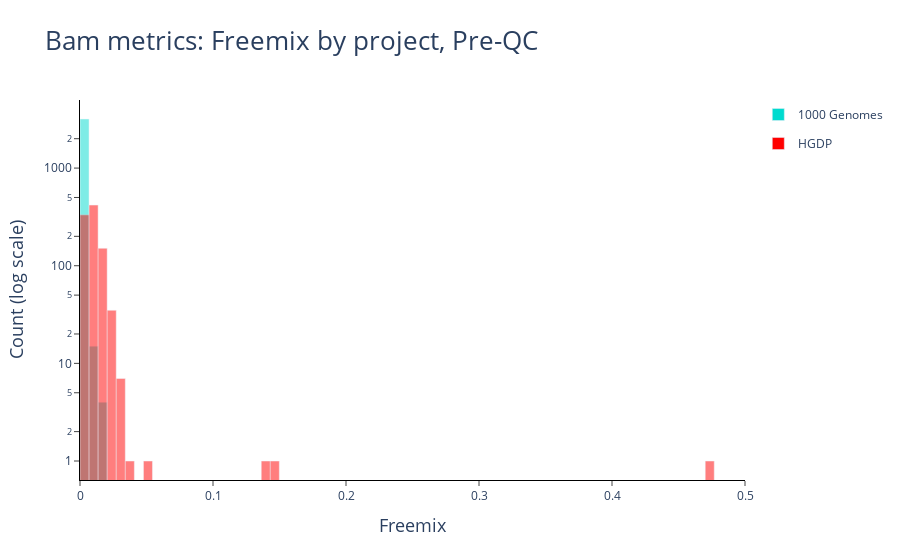
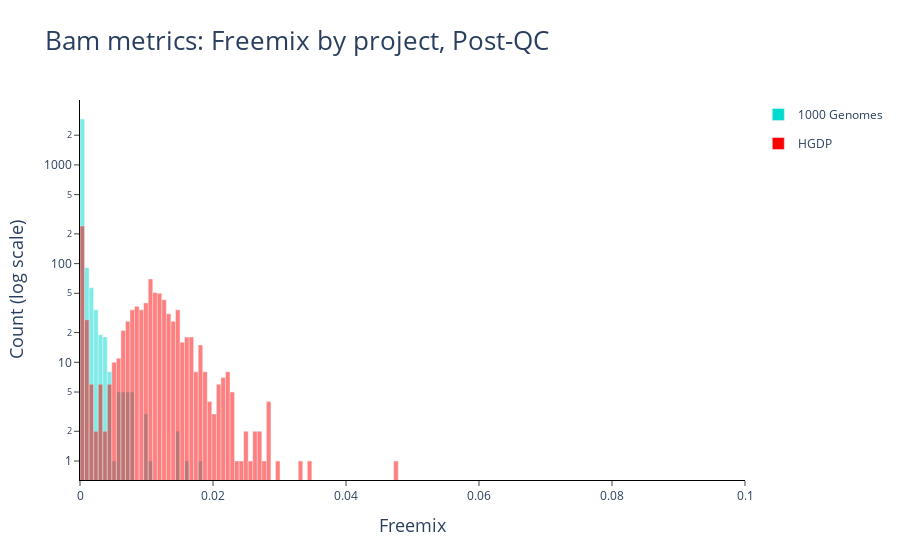

Notebook code for these charts, in order:
### Markdown cell above
Plot freemix colored by project/study

### Code cell
# Pre-QC with max xlim of 0.5
pre_freemix_proj = plot_freemix_proj(pre_qc_cols, 0.5)
pre_freemix_proj = pre_freemix_proj + hl.ggplot.ggtitle("Bam metrics: Freemix by project, Pre-QC")
pre_freemix_proj.show()

# Post-QC max xlim of 0.1 (3 samples with freemix > 0.1 are removed in the post-QC dataset)
post_freemix_proj = plot_freemix_proj(post_qc_cols, 0.1)
post_freemix_proj = post_freemix_proj + hl.ggplot.ggtitle("Bam metrics: Freemix by project, Post-QC")
post_freemix_proj.show()

### Figure 1 — Plotly figure (JSON) as saved in the notebook; plotly's stock layout.template omitted (floating-point values rounded to 4 significant figures; data arrays with more than 128 entries replaced by an {"elided": "..."} marker saying what was removed)
{"data": [{"customdata": {"elided": "70x2 float values"}, "hovertemplate": "Range: [%{customdata[0]:.3f}-%{customdata[1]:.3f})<br>Count: %{y}<br><extra></extra>", "legendgroup": "1000 Genomes", "marker": {"color": "rgb(0, 219, 207)", "opacity": 0.5}, "name": "1000 Genomes", "showlegend": true, "type": "bar", "width": 0.006813, "x": [0.003406, 0.01022, 0.01703, 0.02384, 0.03066, 0.03747, 0.04428, 0.05109, 0.05791, 0.06472, 0.07153, 0.07835, 0.08516, 0.09197, 0.09878, 0.1056, 0.1124, 0.1192, 0.126, 0.1328, 0.1397, 0.1465, 0.1533, 0.1601, 0.1669, 0.1737, 0.1805, 0.1873, 0.1942, 0.201, 0.2078, 0.2146, 0.2214, 0.2282, 0.235, 0.2418, 0.2487, 0.2555, 0.2623, 0.2691, 0.2759, 0.2827, 0.2895, 0.2964, 0.3032, 0.31, 0.3168, 0.3236, 0.3304, 0.3372, 0.344, 0.3509, 0.3577, 0.3645, 0.3713, 0.3781, 0.3849, 0.3917, 0.3985, 0.4054, 0.4122, 0.419, 0.4258, 0.4326, 0.4394, 0.4462, 0.453, 0.4599, 0.4667, 0.4735], "xaxis": "x", "y": [3182, 15, 4, 0, 0, 0, 0, 0, 0, 0, 0, 0, 0, 0, 0, 0, 0, 0, 0, 0, 0, 0, 0, 0, 0, 0, 0, 0, 0, 0, 0, 0, 0, 0, 0, 0, 0, 0, 0, 0, 0, 0, 0, 0, 0, 0, 0, 0, 0, 0, 0, 0, 0, 0, 0, 0, 0, 0, 0, 0, 0, 0, 0, 0, 0, 0, 0, 0, 0, 0], "yaxis": "y"}, {"customdata": {"elided": "70x2 float values"}, "hovertemplate": "Range: [%{customdata[0]:.3f}-%{customdata[1]:.3f})<br>Count: %{y}<br><extra></extra>", "legendgroup": "HGDP", "marker": {"color": "rgb(255, 0, 0)", "opacity": 0.5}, "name": "HGDP", "showlegend": true, "type": "bar", "width": 0.006813, "x": [0.003406, 0.01022, 0.01703, 0.02384, 0.03066, 0.03747, 0.04428, 0.05109, 0.05791, 0.06472, 0.07153, 0.07835, 0.08516, 0.09197, 0.09878, 0.1056, 0.1124, 0.1192, 0.126, 0.1328, 0.1397, 0.1465, 0.1533, 0.1601, 0.1669, 0.1737, 0.1805, 0.1873, 0.1942, 0.201, 0.2078, 0.2146, 0.2214, 0.2282, 0.235, 0.2418, 0.2487, 0.2555, 0.2623, 0.2691, 0.2759, 0.2827, 0.2895, 0.2964, 0.3032, 0.31, 0.3168, 0.3236, 0.3304, 0.3372, 0.344, 0.3509, 0.3577, 0.3645, 0.3713, 0.3781, 0.3849, 0.3917, 0.3985, 0.4054, 0.4122, 0.419, 0.4258, 0.4326, 0.4394, 0.4462, 0.453, 0.4599, 0.4667, 0.4735], "xaxis": "x", "y": [332, 418, 151, 35, 7, 1, 0, 1, 0, 0, 0, 0, 0, 0, 0, 0, 0, 0, 0, 0, 1, 1, 0, 0, 0, 0, 0, 0, 0, 0, 0, 0, 0, 0, 0, 0, 0, 0, 0, 0, 0, 0, 0, 0, 0, 0, 0, 0, 0, 0, 0, 0, 0, 0, 0, 0, 0, 0, 0, 0, 0, 0, 0, 0, 0, 0, 0, 0, 0, 1], "yaxis": "y"}], "layout": {"barmode": "overlay", "font": {"family": "Arial, \"Open Sans\", verdana, sans-serif"}, "plot_bgcolor": "white", "title": {"font": {"size": 26}, "text": "Bam metrics: Freemix by project, Pre-QC"}, "xaxis": {"anchor": "y", "domain": [0, 1], "linecolor": "black", "range": [0, 0.5], "showticklabels": true, "ticks": "outside", "title": {"font": {"size": 18}, "text": "Freemix"}}, "xaxis2": {"linecolor": "black", "showticklabels": true}, "yaxis": {"anchor": "x", "domain": [0, 1], "linecolor": "black", "showticklabels": true, "ticks": "outside", "title": {"font": {"size": 18}, "text": "Count (log scale)"}, "type": "log"}, "yaxis2": {"linecolor": "black", "showticklabels": true}}}

### Figure 2 — Plotly figure (JSON) as saved in the notebook; plotly's stock layout.template omitted (floating-point values rounded to 4 significant figures; data arrays with more than 128 entries replaced by an {"elided": "..."} marker saying what was removed)
{"data": [{"customdata": {"elided": "70x2 float values"}, "hovertemplate": "Range: [%{customdata[0]:.3f}-%{customdata[1]:.3f})<br>Count: %{y}<br><extra></extra>", "legendgroup": "1000 Genomes", "marker": {"color": "rgb(0, 219, 207)", "opacity": 0.5}, "name": "1000 Genomes", "showlegend": true, "type": "bar", "width": 0.0006836, "x": [0.0003418, 0.001025, 0.001709, 0.002393, 0.003076, 0.00376, 0.004443, 0.005127, 0.005811, 0.006494, 0.007178, 0.007862, 0.008545, 0.009229, 0.009912, 0.0106, 0.01128, 0.01196, 0.01265, 0.01333, 0.01401, 0.0147, 0.01538, 0.01606, 0.01675, 0.01743, 0.01812, 0.0188, 0.01948, 0.02017, 0.02085, 0.02153, 0.02222, 0.0229, 0.02358, 0.02427, 0.02495, 0.02564, 0.02632, 0.027, 0.02769, 0.02837, 0.02905, 0.02974, 0.03042, 0.0311, 0.03179, 0.03247, 0.03316, 0.03384, 0.03452, 0.03521, 0.03589, 0.03657, 0.03726, 0.03794, 0.03862, 0.03931, 0.03999, 0.04067, 0.04136, 0.04204, 0.04273, 0.04341, 0.04409, 0.04478, 0.04546, 0.04614, 0.04683, 0.04751], "xaxis": "x", "y": [2919, 91, 57, 34, 19, 18, 8, 1, 5, 5, 5, 5, 0, 0, 3, 1, 0, 0, 0, 0, 0, 2, 0, 1, 0, 0, 1, 0, 0, 0, 0, 0, 0, 0, 0, 0, 0, 0, 0, 0, 0, 0, 0, 0, 0, 0, 0, 0, 0, 0, 0, 0, 0, 0, 0, 0, 0, 0, 0, 0, 0, 0, 0, 0, 0, 0, 0, 0, 0, 0], "yaxis": "y"}, {"customdata": {"elided": "70x2 float values"}, "hovertemplate": "Range: [%{customdata[0]:.3f}-%{customdata[1]:.3f})<br>Count: %{y}<br><extra></extra>", "legendgroup": "HGDP", "marker": {"color": "rgb(255, 0, 0)", "opacity": 0.5}, "name": "HGDP", "showlegend": true, "type": "bar", "width": 0.0006836, "x": [0.0003418, 0.001025, 0.001709, 0.002393, 0.003076, 0.00376, 0.004443, 0.005127, 0.005811, 0.006494, 0.007178, 0.007862, 0.008545, 0.009229, 0.009912, 0.0106, 0.01128, 0.01196, 0.01265, 0.01333, 0.01401, 0.0147, 0.01538, 0.01606, 0.01675, 0.01743, 0.01812, 0.0188, 0.01948, 0.02017, 0.02085, 0.02153, 0.02222, 0.0229, 0.02358, 0.02427, 0.02495, 0.02564, 0.02632, 0.027, 0.02769, 0.02837, 0.02905, 0.02974, 0.03042, 0.0311, 0.03179, 0.03247, 0.03316, 0.03384, 0.03452, 0.03521, 0.03589, 0.03657, 0.03726, 0.03794, 0.03862, 0.03931, 0.03999, 0.04067, 0.04136, 0.04204, 0.04273, 0.04341, 0.04409, 0.04478, 0.04546, 0.04614, 0.04683, 0.04751], "xaxis": "x", "y": [240, 27, 6, 2, 6, 2, 6, 10, 11, 21, 26, 34, 37, 34, 40, 70, 51, 50, 43, 31, 26, 34, 16, 18, 18, 8, 15, 8, 4, 3, 6, 7, 8, 5, 1, 1, 2, 1, 2, 2, 1, 4, 0, 1, 0, 0, 0, 0, 1, 0, 1, 0, 0, 0, 0, 0, 0, 0, 0, 0, 0, 0, 0, 0, 0, 0, 0, 0, 0, 1], "yaxis": "y"}], "layout": {"barmode": "overlay", "font": {"family": "Arial, \"Open Sans\", verdana, sans-serif"}, "plot_bgcolor": "white", "title": {"font": {"size": 26}, "text": "Bam metrics: Freemix by project, Post-QC"}, "xaxis": {"anchor": "y", "domain": [0, 1], "linecolor": "black", "range": [0, 0.1], "showticklabels": true, "ticks": "outside", "title": {"font": {"size": 18}, "text": "Freemix"}}, "xaxis2": {"linecolor": "black", "showticklabels": true}, "yaxis": {"anchor": "x", "domain": [0, 1], "linecolor": "black", "showticklabels": true, "ticks": "outside", "title": {"font": {"size": 18}, "text": "Count (log scale)"}, "type": "log"}, "yaxis2": {"linecolor": "black", "showticklabels": true}}}
